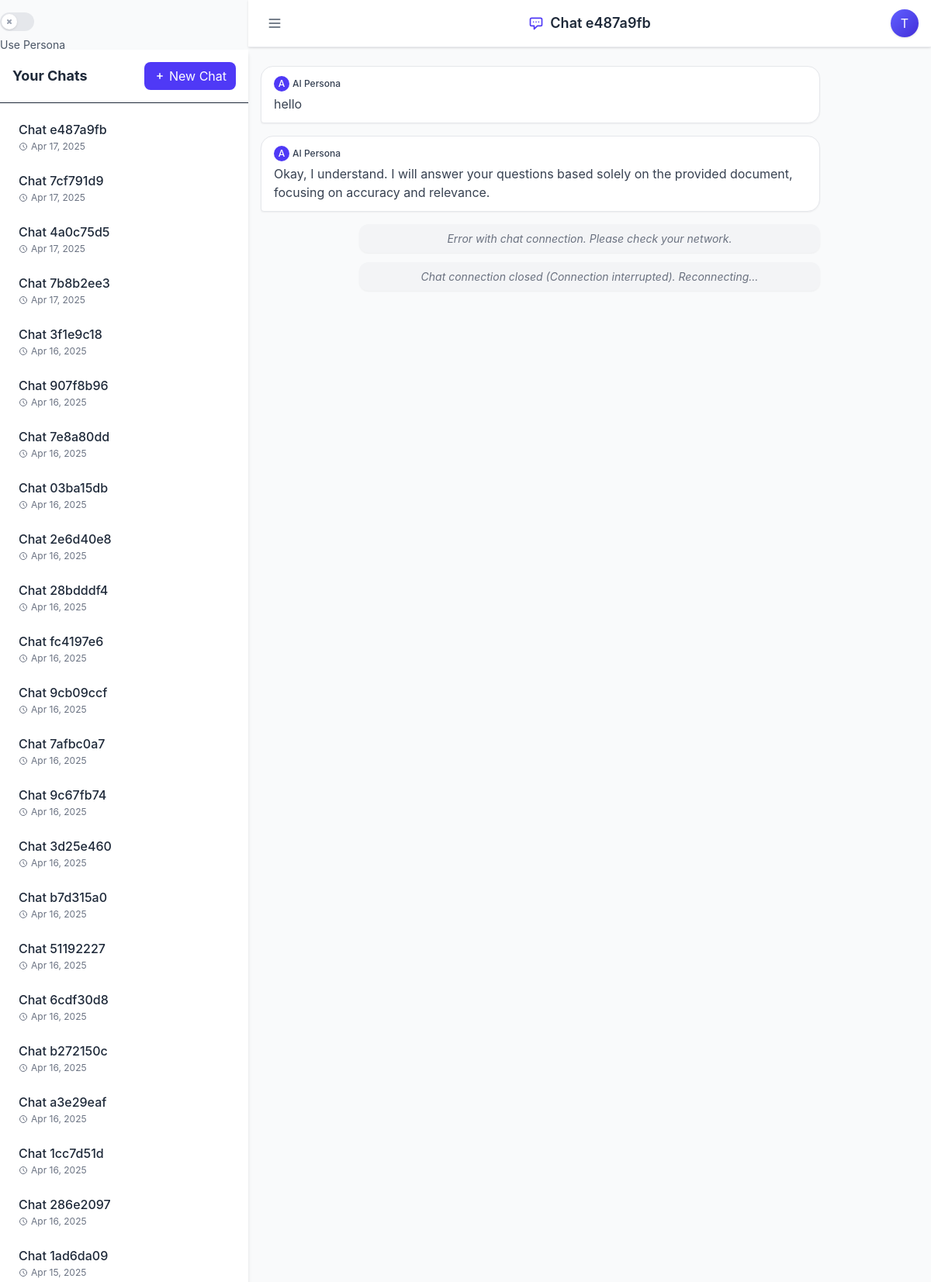
The page /session/91/ (signed in, upper part) on the database its author committed.
### chat/models.py (models this page shows, shortened)
class ChatSession(models.Model):
    user = models.ForeignKey(User, on_delete=models.CASCADE, related_name='chat_sessions')
    title = models.CharField(max_length=255, default="New Chat")
    created_at = models.DateTimeField(auto_now_add=True)
    updated_at = models.DateTimeField(auto_now=True)
    use_persona = models.BooleanField(default=False)
    selected_model = models.CharField(max_length=255, default="gemma3:1b", blank=True, null=True)

class Message(models.Model):
    class Role(models.TextChoices):
        USER = 'user', 'User'
        ASSISTANT = 'assistant', 'Assistant'
        SYSTEM = 'system', 'System'
    session = models.ForeignKey(ChatSession, on_delete=models.CASCADE, related_name='messages')
    role = models.CharField(max_length=10, choices=Role.choices)
    content = models.TextField()
    timestamp = models.DateTimeField(auto_now_add=True)
    class Meta:
        ordering = ['timestamp']

### chat/views.py (the view)
# urls.py: path('session/<int:session_id>/', views.chat_detail, name='chat_detail'),
@login_required
def chat_detail(request, session_id):
    session = get_object_or_404(ChatSession, id=session_id, user=request.user)
    messages = Message.objects.filter(session=session).order_by('timestamp')
    chat_sessions = ChatSession.objects.filter(user=request.user).order_by('-updated_at')
    return render(request, 'chat/detail.html', {
        'session': session,
        'messages': messages,
        'chat_sessions': chat_sessions
    })

### templates/chat/detail.html (shortened to what this page needs)
{% extends 'base.html' %}
{% load static %}
{% block content %}
<div x-data="chatApp()" class="chat-layout flex flex-col md:flex-row">
    {% include 'components/sidebar.html' %}
    <div x-data="personaToggle" class="absolute mt-4 mr-4 z-20">
        <button @click="if (!disabled) $dispatch('update-persona', !enabled)" :aria-checked="enabled.toString()" :class="[
            enabled ? 'bg-indigo-600' : 'bg-gray-200',
            disabled ? 'opacity-50 cursor-not-allowed' : 'cursor-pointer'
        ]" :disabled="disabled" type="button"
            class="relative inline-flex h-6 w-11 shrink-0 rounded-full border-2 border-transparent transition-colors duration-200 ease-in-out focus:outline-none focus:ring-2 focus:ring-indigo-600 focus:ring-offset-2"
            role="switch">
            <span :class="enabled ? 'translate-x-5' : 'translate-x-0'"
                class="pointer-events-none relative inline-block size-5 transform rounded-full bg-white shadow ring-0 transition duration-200 ease-in-out">
                <span :class="enabled ? 'opacity-0 duration-100 ease-out' : 'opacity-100 duration-200 ease-in'"
                    class="absolute inset-0 flex size-full items-center justify-center transition-opacity duration-200 ease-in"
                    aria-hidden="true">
                    <svg class="size-3 text-gray-400" fill="none" viewBox="0 0 12 12">
                        <path d="M4 8l2-2m0 0l2-2M6 6L4 4m2 2l2 2" stroke="currentColor" stroke-width="2"
                            stroke-linecap="round" stroke-linejoin="round" />
                    </svg>
                </span>
            </span>
        </button>
        <div class="text-sm text-gray-600 mt-1">
            Use Persona
        </div>
    </div>
    <div class="flex-1 flex flex-col h-full relative">
        <div
            class="chat-header flex justify-between items-center px-4 py-3 bg-white bg-opacity-80 shadow-sm border-b sticky top-0 z-10">
            <button @click="toggleSidebar" class="p-2 rounded-md hover:bg-gray-100 transition duration-150">
                <svg xmlns="http://www.w3.org/2000/svg" class="h-5 w-5 text-gray-600" fill="none" viewBox="0 0 24 24"
                    stroke="currentColor">
                    <path stroke-linecap="round" stroke-linejoin="round" stroke-width="2" d="M4 6h16M4 12h16M4 18h16" />
                </svg>
            </button>
            <h1 class="text-lg font-semibold text-gray-800 flex items-center">
                <svg xmlns="http://www.w3.org/2000/svg" class="h-5 w-5 mr-2 text-indigo-600" fill="none"
                    viewBox="0 0 24 24" stroke="currentColor">
                    <path stroke-linecap="round" stroke-linejoin="round" stroke-width="2"
                        d="M8 10h.01M12 10h.01M16 10h.01M9 16H5a2 2 0 01-2-2V6a2 2 0 012-2h14a2 2 0 012 2v8a2 2 0 01-2 2h-5l-5 5v-5z" />
                </svg>
                {{ session.title|default:"AI Persona Chat" }}
            </h1>
            {% include 'components/profile_dropdown.html' %}
        </div>
        <div class="flex-1 overflow-hidden flex flex-col bg-gray-50">
            <div id="message-container" x-ref="messageContainer"
                class="message-container flex-1 overflow-y-auto px-4 py-6 space-y-3" data-session-id="{{ session.id }}">
                {% for message in messages %}
                {% include 'components/message.html' with message=message %}
                {% endfor %}
            </div>
        </div>
    </div>
</div>
{% endblock %}

### templates/components/sidebar.html (shortened to what this page needs)
<div id="sidebar" class="sidebar fixed md:relative left-0 top-16 bottom-0 w-72 md:w-80 bg-white shadow-md z-10 flex flex-col"
     :class="{'sidebar-hidden': !sidebarOpen}">
    <div class="flex justify-between items-center p-4 border-b">
        <h2 class="text-lg font-bold text-gray-800">Your Chats</h2>
        <form action="{% url 'create_session' %}" method="post" class="inline">
            <button type="submit" class="bg-indigo-600 text-white px-3 py-1.5 rounded-lg hover:bg-indigo-700
                                       transition duration-200 flex items-center">
                <svg xmlns="http://www.w3.org/2000/svg" class="h-4 w-4 mr-1" viewBox="0 0 20 20" fill="currentColor">
                    <path d="M10 5a1 1 0 011 1v3h3a1 1 0 110 2h-3v3a1 1 0 11-2 0v-3H6a1 1 0 110-2h3V6a1 1 0 011-1z" />
                </svg>
                New Chat
            </button>
        </form>
    </div>
    <div class="overflow-y-auto flex-grow p-3 space-y-1">
        {% if chat_sessions %}
            {% for session in chat_sessions %}
                <a href="{% url 'chat_detail' session.id %}"
                   class="block px-3 py-2.5 rounded-lg mb-1 hover:bg-indigo-50 transition duration-150
                          {% if session == active_session %}bg-indigo-100 border-l-4 border-indigo-600{% endif %}">
                    <div class="font-medium truncate text-gray-800">{{ session.title }}</div>
                    <div class="text-xs text-gray-500 mt-0.5 flex items-center">
                        <svg xmlns="http://www.w3.org/2000/svg" class="h-3 w-3 mr-1" fill="none" viewBox="0 0 24 24" stroke="currentColor">
                            <path stroke-linecap="round" stroke-linejoin="round" stroke-width="2" d="M12 8v4l3 3m6-3a9 9 0 11-18 0 9 9 0 0118 0z" />
                        </svg>
                        {{ session.updated_at|date:"M d, Y" }}
                    </div>
                </a>
            {% endfor %}
        {% endif %}
    </div>
</div>

### templates/components/profile_dropdown.html (shortened to what this page needs)
<div class="relative" x-data="{ profileOpen: false }">
    <button @click="profileOpen = !profileOpen" class="profile-avatar flex items-center focus:outline-none">
        <div class="w-9 h-9 rounded-full bg-gradient-to-br from-indigo-500 to-indigo-700 flex items-center justify-center text-white shadow-sm">
            {{ user.username|first|upper }}
        </div>
    </button>
</div>

### templates/components/message.html (shortened to what this page needs)
<div class="message {% if message.role == 'USER' %}user-message{% else %}assistant-message{% endif %}">
    {% if message.role == 'USER' %}
        <div class="flex justify-end items-center mb-1 text-xs text-indigo-800 font-medium">
            <span>You</span>
            <span class="ml-2 text-gray-500">{{ message.created_at|date:"g:i A" }}</span>
        </div>
    {% else %}
        <div class="flex items-center mb-1 text-xs text-gray-700 font-medium">
            <div class="w-5 h-5 rounded-full bg-indigo-600 flex items-center justify-center text-white mr-1 text-xs">A</div>
            <span>AI Persona</span>
        </div>
    {% endif %}
    <div class="message-content">
        {{ message.content|safe }}
    </div>
</div>

### templates/base.html (style rules this page uses)
:root { --color-primary: #4f46e5; --color-primary-dark: #4338ca; --color-primary-light: #e0e7ff; }
body { font-family: 'Inter', system-ui, -apple-system, BlinkMacSystemFont, sans-serif; }
.sidebar { transition: transform 0.3s ease; }

### templates/chat/detail.html (style rules this page uses)
.chat-layout { height: calc(100vh - 64px); overflow: hidden; }
.sidebar { transition: transform 0.3s ease-in-out, width 0.3s ease-in-out; }
.message { margin-bottom: 1rem; padding: 0.75rem 1rem; border-radius: 1rem; max-width: 85%; word-wrap: break-word; box-shadow: 0 1px 2px rgba(0, 0, 0, 0.05); animation: fadeIn 0.3s ease; line-height: 1.5; }
.assistant-message { background-color: #fff; border: 1px solid #e5e7eb; border-bottom-left-radius: 0.25rem; color: #374151; }
.message-container { scroll-behavior: smooth; padding-bottom: 1rem; }
.chat-header { backdrop-filter: blur(8px); -webkit-backdrop-filter: blur(8px); border-bottom: 1px solid rgba(229, 231, 235, 0.8); }
.sidebar { transform: translateX(0); }
.profile-avatar { transition: transform 0.2s ease; }

### rows shown on the page
ChatSession: title "Chat e487a9fb", updated_at "Apr 17, 2025"
ChatSession: title "Chat 7cf791d9", updated_at "Apr 17, 2025"
ChatSession: title "Chat 4a0c75d5", updated_at "Apr 17, 2025"
ChatSession: title "Chat 7b8b2ee3", updated_at "Apr 17, 2025"
ChatSession: title "Chat 3f1e9c18", updated_at "Apr 16, 2025"
ChatSession: title "Chat 907f8b96", updated_at "Apr 16, 2025"
ChatSession: title "Chat 7e8a80dd", updated_at "Apr 16, 2025"
ChatSession: title "Chat 03ba15db", updated_at "Apr 16, 2025"
ChatSession: title "Chat 2e6d40e8", updated_at "Apr 16, 2025"
ChatSession: title "Chat 28bdddf4", updated_at "Apr 16, 2025"
ChatSession: title "Chat fc4197e6", updated_at "Apr 16, 2025"
ChatSession: title "Chat 9cb09ccf", updated_at "Apr 16, 2025"
ChatSession: title "Chat 7afbc0a7", updated_at "Apr 16, 2025"
ChatSession: title "Chat 9c67fb74", updated_at "Apr 16, 2025"
ChatSession: title "Chat 3d25e460", updated_at "Apr 16, 2025"
ChatSession: title "Chat b7d315a0", updated_at "Apr 16, 2025"
ChatSession: title "Chat 51192227", updated_at "Apr 16, 2025"
ChatSession: title "Chat 6cdf30d8", updated_at "Apr 16, 2025"
ChatSession: title "Chat b272150c", updated_at "Apr 16, 2025"
ChatSession: title "Chat a3e29eaf", updated_at "Apr 16, 2025"
ChatSession: title "Chat 1cc7d51d", updated_at "Apr 16, 2025"
ChatSession: title "Chat 286e2097", updated_at "Apr 16, 2025"
ChatSession: title "Chat 1ad6da09", updated_at "Apr 15, 2025"
Message: content "hello"
Message: content "Okay, I understand. I will answer your questions based solely on the provided document, focusing on accuracy and relevance."

### other values the page prints
{{ user.username|first|upper }} "T"
